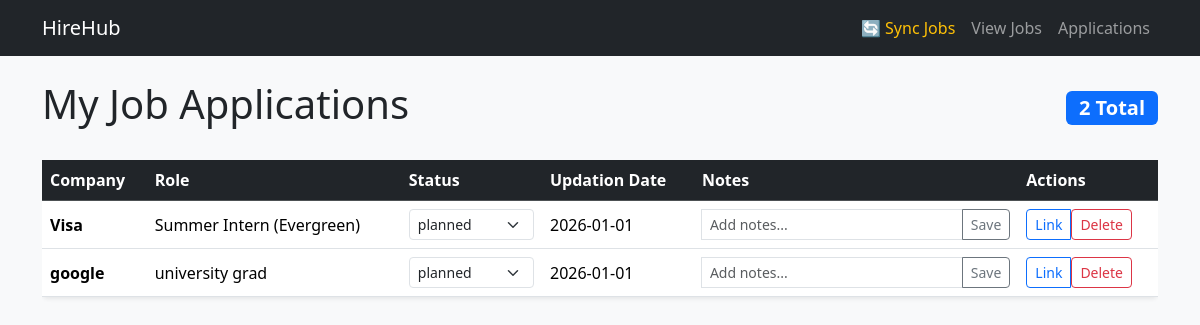
The app's page /applications with its own data.
### app/core/models.py (models this page shows)
class Application(Base):
    __tablename__ = "applications"
    id: Mapped[int] = mapped_column(Integer, primary_key=True)
    job_id: Mapped[int] = mapped_column(Integer, ForeignKey("jobs.id"), nullable=False)
    company: Mapped[str] = mapped_column(String(255), nullable=False)
    role_title: Mapped[str] = mapped_column(String(255), nullable=False)
    apply_url: Mapped[str] = mapped_column(String(1000), nullable=False)
    status: Mapped[str] = mapped_column(String(100), default="Planned", nullable=False)
    applied_date: Mapped[datetime] = mapped_column(DateTime, default=datetime.utcnow, nullable=False)
    last_updated: Mapped[datetime] = mapped_column(DateTime, default=datetime.utcnow, onupdate=datetime.utcnow, nullable=False)
    notes: Mapped[Optional[str]] = mapped_column(Text, nullable=True)
    priority: Mapped[Optional[int]] = mapped_column(Integer, default=3,nullable=False)
    job : Mapped["Job"] = relationship("Job", back_populates="applications")
    events: Mapped[List["ApplicationEvent"]] = relationship("ApplicationEvent", back_populates="application")

### app/core/main.py (the view)
@app.get("/applications", response_class=HTMLResponse)
async def view_applications(request: Request, db: Session = Depends(get_db)):
    application = db.query(Application).order_by(Application.applied_date.desc()).all()
    return templates.TemplateResponse(
        "application.html",
        {"request": request, "applications": application}
    )

### app/templates/application.html (shortened to what this page needs)
{% extends "layout/base.html" %}
{% block content %}
<div class="d-flex justify-content-between align-items-center mb-4">
    <h1>My Job Applications</h1>
    <span class="badge bg-primary fs-5">{{ applications|length }} Total</span>
</div>
<div class="table-responsive">
    <table class="table table-hover align-middle bg-white shadow-sm rounded">
        <thead class="table-dark">
            <tr>
                <th>Company</th>
                <th>Role</th>
                <th>Status</th>
                <th>Updation Date</th>
                <th>Notes</th>
                <th>Actions</th>
            </tr>
        </thead>
        <tbody>
            {% for app in applications %}
            <tr>
                <td><strong>{{ app.company }}</strong></td>
                <td>{{ app.role_title }}</td>
                <td>
                    <form action="/update-status" method="post">
                        <select name="new_status" class="form-select form-select-sm" onchange="this.form.submit()">
                            <option value="planned" {% if app.status == 'planned' %}selected{% endif %}>planned</option>
                        </select>
                    </form>
                </td>
                <td>{{ app.applied_date.strftime('%Y-%m-%d') if app.applied_date else 'N/A' }}</td>
                <td>
                    <form action="/update-notes" method="post" class="input-group input-group-sm">
                        <input type="text" name="notes" class="form-control" value="{{ app.notes or '' }}" placeholder="Add notes...">
                        <button type="submit" class="btn btn-outline-secondary">Save</button>
                    </form>
                </td>
                <td>
                    <div class="btn-group">
                        <a href="{{ app.apply_url }}" target="_blank" class="btn btn-sm btn-outline-primary">Link</a>
                        <form action="/delete-application" method="post" onsubmit="return confirm('Delete this application?');">
                            <button type="submit" class="btn btn-sm btn-outline-danger">Delete</button>
                        </form>
                    </div>
                </td>
            </tr>
            {% endfor %}
        </tbody>
    </table>
</div>
{% endblock %}

### records on screen
Application: company "Visa", role_title "Summer Intern (Evergreen)", applied_date "2026-01-01"
Application: company "google", role_title "university grad", applied_date "2026-01-01"

### other values on screen
{{ applications|length }} "2"
